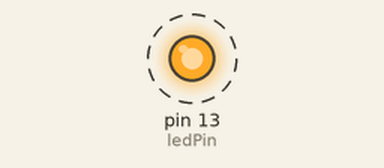
A sketch run on a simulated Arduino Uno, built with avr-gcc and run on an emulated ATmega328P. On the bench: output pins drawn as LEDs (lit = HIGH). Dashed ring = blinking. What the sketch prints to the serial monitor is not drawn.

Above: at 0.5 s.
Timing chart, 0 to 4.6 s (numbered marks = the images above):
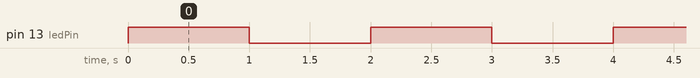

The sketch:

basicLed_function.ino
```cpp
int ledPin = 13;
int ledState;

void setup ()
  {
    Serial.begin(9600);
    pinMode(ledPin, OUTPUT);
  }

void loop()
  {
    digitalWrite(ledPin, HIGH);
    ledState = digitalRead(ledPin);
    Serial.println(ledState);
    delay(1000);
    digitalWrite(ledPin, LOW);
    ledState = digitalRead(ledPin);
    Serial.println(ledState);
    delay(1000);
  }
```

Measured:
- by itself, pin 13 (ledPin): alternates HIGH for 1.0 s and LOW for 1.0 s
